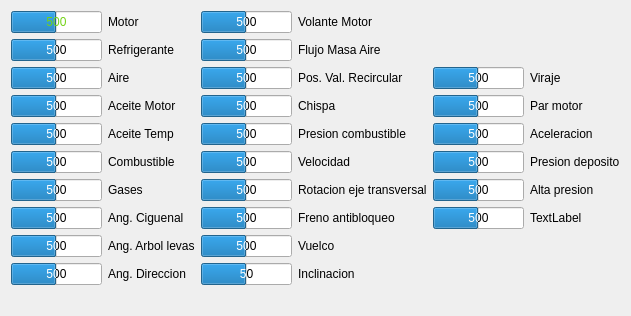
        <widget class="QWidget" name="tab_2">
         <attribute name="title">
          <string>car 4</string>
         </attribute>
         <layout class="QVBoxLayout" name="verticalLayout_24">
          <item>
           <layout class="QGridLayout" name="gridLayout_57">
            <item row="0" column="0">
             <layout class="QGridLayout" name="gridLayout_58">
              <item row="0" column="0">
               <layout class="QVBoxLayout" name="verticalLayout_21">
                <item>
                 <widget class="QProgressBar" name="temp_motor_8">
                  <property name="palette">
                   <palette>
                    <active>
                     <colorrole role="WindowText">
                      <brush brushstyle="SolidPattern">
                       <color alpha="255">
                        <red>115</red>
                        <green>210</green>
                        <blue>22</blue>
                       </color>
                      </brush>
                     </colorrole>
                     <colorrole role="Text">
                      <brush brushstyle="SolidPattern">
                       <color alpha="255">
                        <red>115</red>
                        <green>210</green>
                        <blue>22</blue>
                       </color>
                      </brush>
                     </colorrole>
                     <colorrole role="ButtonText">
                      <brush brushstyle="SolidPattern">
                       <color alpha="255">
                        <red>115</red>
                        <green>210</green>
                        <blue>22</blue>
                       </color>
                      </brush>
                     </colorrole>
                     <colorrole role="Link">
                      <brush brushstyle="SolidPattern">
                       <color alpha="255">
                        <red>239</red>
                        <green>41</green>
                        <blue>41</blue>
                       </color>
                      </brush>
                     </colorrole>
                    </active>
                    <inactive>
                     <colorrole role="WindowText">
                      <brush brushstyle="SolidPattern">
                       <color alpha="255">
                        <red>115</red>
                        <green>210</green>
                        <blue>22</blue>
                       </color>
                      </brush>
                     </colorrole>
                     <colorrole role="Text">
                      <brush brushstyle="SolidPattern">
                       <color alpha="255">
                        <red>115</red>
                        <green>210</green>
                        <blue>22</blue>
                       </color>
                      </brush>
                     </colorrole>
                     <colorrole role="ButtonText">
                      <brush brushstyle="SolidPattern">
                       <color alpha="255">
                        <red>115</red>
                        <green>210</green>
                        <blue>22</blue>
                       </color>
                      </brush>
                     </colorrole>
                     <colorrole role="Link">
                      <brush brushstyle="SolidPattern">
                       <color alpha="255">
                        <red>239</red>
                        <green>41</green>
                        <blue>41</blue>
                       </color>
                      </brush>
                     </colorrole>
                    </inactive>
                    <disabled>
                     <colorrole role="WindowText">
                      <brush brushstyle="SolidPattern">
                       <color alpha="255">
                        <red>115</red>
                        <green>210</green>
                        <blue>22</blue>
                       </color>
                      </brush>
                     </colorrole>
                     <colorrole role="Text">
                      <brush brushstyle="SolidPattern">
                       <color alpha="255">
                        <red>115</red>
                        <green>210</green>
                        <blue>22</blue>
                       </color>
                      </brush>
                     </colorrole>
                     <colorrole role="ButtonText">
                      <brush brushstyle="SolidPattern">
                       <color alpha="255">
                        <red>115</red>
                        <green>210</green>
                        <blue>22</blue>
                       </color>
                      </brush>
                     </colorrole>
                     <colorrole role="Link">
                      <brush brushstyle="SolidPattern">
                       <color alpha="255">
                        <red>239</red>
                        <green>41</green>
                        <blue>41</blue>
                       </color>
                      </brush>
                     </colorrole>
                    </disabled>
                   </palette>
                  </property>
                  <property name="styleSheet">
                   <string notr="true">color: rgb(239, 41, 41);

color: rgb(245, 121, 0);

color: rgb(115, 210, 22);
</string>
                  </property>
                  <property name="maximum">
                   <number>1000</number>
                  </property>
                  <property name="value">
                   <number>500</number>
                  </property>
                  <property name="format">
                   <string>%v</string>
                  </property>
                 </widget>
                </item>
                <item>
                 <widget class="QProgressBar" name="temp_refrigerante_8">
                  <property name="maximum">
                   <number>1000</number>
                  </property>
                  <property name="value">
                   <number>500</number>
                  </property>
                  <property name="format">
                   <string>%v</string>
                  </property>
                 </widget>
                </item>
                <item>
                 <widget class="QProgressBar" name="temp_aire_8">
                  <property name="maximum">
                   <number>1000</number>
                  </property>
                  <property name="value">
                   <number>500</number>
                  </property>
                  <property name="format">
                   <string>%v</string>
                  </property>
                 </widget>
                </item>
                <item>
                 <widget class="QProgressBar" name="temp_aceite_t_8">
                  <property name="maximum">
                   <number>1000</number>
                  </property>
                  <property name="value">
                   <number>500</number>
                  </property>
                  <property name="format">
                   <string>%v</string>
                  </property>
                 </widget>
                </item>
                <item>
                 <widget class="QProgressBar" name="temp_aceite_m_8">
                  <property name="maximum">
                   <number>1000</number>
                  </property>
                  <property name="value">
                   <number>500</number>
                  </property>
                  <property name="format">
                   <string>%v</string>
                  </property>
                 </widget>
                </item>
                <item>
                 <widget class="QProgressBar" name="temp_combust_8">
                  <property name="maximum">
                   <number>1000</number>
                  </property>
                  <property name="value">
                   <number>500</number>
                  </property>
                  <property name="format">
                   <string>%v</string>
                  </property>
                 </widget>
                </item>
                <item>
                 <widget class="QProgressBar" name="temp_gases_8">
                  <property name="maximum">
                   <number>1000</number>
                  </property>
                  <property name="value">
                   <number>500</number>
                  </property>
                  <property name="format">
                   <string>%v</string>
                  </property>
                 </widget>
                </item>
                <item>
                 <widget class="QProgressBar" name="ang_arbol_levas_8">
                  <property name="maximum">
                   <number>1000</number>
                  </property>
                  <property name="value">
                   <number>500</number>
                  </property>
                  <property name="format">
                   <string>%v</string>
                  </property>
                 </widget>
                </item>
                <item>
                 <widget class="QProgressBar" name="angulo_ciguenal_8">
                  <property name="maximum">
                   <number>1000</number>
                  </property>
                  <property name="value">
                   <number>500</number>
                  </property>
                  <property name="format">
                   <string>%v</string>
                  </property>
                 </widget>
                </item>
                <item>
                 <widget class="QProgressBar" name="ang_direc_8">
                  <property name="maximum">
                   <number>1000</number>
                  </property>
                  <property name="value">
                   <number>500</number>
                  </property>
                  <property name="format">
                   <string>%v</string>
                  </property>
                 </widget>
                </item>
               </layout>
              </item>
              <item row="0" column="1">
               <layout class="QVBoxLayout" name="verticalLayout_22">
                <item>
                 <layout class="QHBoxLayout" name="horizontalLayout_183">
                  <item>
                   <widget class="QLabel" name="label_189">
                    <property name="text">
                     <string>Motor</string>
                    </property>
                   </widget>
                  </item>
                 </layout>
                </item>
                <item>
                 <layout class="QHBoxLayout" name="horizontalLayout_184">
                  <item>
                   <widget class="QLabel" name="label_190">
                    <property name="text">
                     <string>Refrigerante</string>
                    </property>
                   </widget>
                  </item>
                 </layout>
                </item>
                <item>
                 <layout class="QHBoxLayout" name="horizontalLayout_185">
                  <item>
                   <widget class="QLabel" name="label_191">
                    <property name="text">
                     <string>Aire</string>
                    </property>
                   </widget>
                  </item>
                 </layout>
                </item>
                <item>
                 <layout class="QHBoxLayout" name="horizontalLayout_186">
                  <item>
                   <widget class="QLabel" name="label_192">
                    <property name="text">
                     <string>Aceite Motor</string>
                    </property>
                   </widget>
                  </item>
                 </layout>
                </item>
                <item>
                 <layout class="QHBoxLayout" name="horizontalLayout_187">
                  <item>
                   <widget class="QLabel" name="label_193">
                    <property name="text">
                     <string>Aceite Temp</string>
                    </property>
                   </widget>
                  </item>
                 </layout>
                </item>
                <item>
                 <layout class="QHBoxLayout" name="horizontalLayout_188">
                  <item>
                   <widget class="QLabel" name="label_194">
                    <property name="text">
                     <string>Combustible</string>
                    </property>
                   </widget>
                  </item>
                 </layout>
                </item>
                <item>
                 <layout class="QHBoxLayout" name="horizontalLayout_189">
                  <item>
                   <widget class="QLabel" name="label_195">
                    <property name="text">
                     <string>Gases</string>
                    </property>
                   </widget>
                  </item>
                 </layout>
                </item>
                <item>
                 <layout class="QHBoxLayout" name="horizontalLayout_190">
                  <item>
                   <widget class="QLabel" name="label_196">
                    <property name="text">
                     <string>Ang. Ciguenal</string>
                    </property>
                   </widget>
                  </item>
                 </layout>
                </item>
                <item>
                 <layout class="QHBoxLayout" name="horizontalLayout_191">
                  <item>
                   <widget class="QLabel" name="label_197">
                    <property name="text">
                     <string>Ang. Arbol levas</string>
                    </property>
                   </widget>
                  </item>
                 </layout>
                </item>
                <item>
                 <layout class="QHBoxLayout" name="horizontalLayout_192">
                  <item>
                   <widget class="QLabel" name="label_198">
                    <property name="text">
                     <string>Ang. Direccion</string>
                    </property>
                   </widget>
                  </item>
                 </layout>
                </item>
               </layout>
              </item>
             </layout>
            </item>
            <item row="0" column="1">
             <layout class="QGridLayout" name="gridLayout_59">
              <item row="0" column="0">
               <layout class="QGridLayout" name="gridLayout_60">
                <item row="2" column="0">
                 <widget class="QProgressBar" name="pos_val_recircul_8">
                  <property name="maximum">
                   <number>1000</number>
                  </property>
                  <property name="value">
                   <number>500</number>
                  </property>
                  <property name="format">
                   <string>%v</string>
                  </property>
                 </widget>
                </item>
                <item row="7" column="0">
                 <widget class="QProgressBar" name="freno_antiblo_8">
                  <property name="maximum">
                   <number>1000</number>
                  </property>
                  <property name="value">
                   <number>500</number>
                  </property>
                  <property name="format">
                   <string>%v</string>
                  </property>
                 </widget>
                </item>
                <item row="8" column="0">
                 <widget class="QProgressBar" name="vuelco_8">
                  <property name="maximum">
                   <number>1000</number>
                  </property>
                  <property name="value">
                   <number>500</number>
                  </property>
                  <property name="format">
                   <string>%v</string>
                  </property>
                 </widget>
                </item>
                <item row="4" column="0">
                 <widget class="QProgressBar" name="pres_combust_8">
                  <property name="maximum">
                   <number>1000</number>
                  </property>
                  <property name="value">
                   <number>500</number>
                  </property>
                  <property name="format">
                   <string>%v</string>
                  </property>
                 </widget>
                </item>
                <item row="9" column="0">
                 <widget class="QProgressBar" name="inclinacion_8">
                  <property name="maximum">
                   <number>1000</number>
                  </property>
                  <property name="value">
                   <number>500</number>
                  </property>
                  <property name="format">
                   <string>%p</string>
                  </property>
                 </widget>
                </item>
                <item row="5" column="0">
                 <widget class="QProgressBar" name="velocidad_8">
                  <property name="maximum">
                   <number>1000</number>
                  </property>
                  <property name="value">
                   <number>500</number>
                  </property>
                  <property name="format">
                   <string>%v</string>
                  </property>
                 </widget>
                </item>
                <item row="6" column="0">
                 <widget class="QProgressBar" name="rot_eje_trans_8">
                  <property name="maximum">
                   <number>1000</number>
                  </property>
                  <property name="value">
                   <number>500</number>
                  </property>
                  <property name="format">
                   <string>%v</string>
                  </property>
                 </widget>
                </item>
                <item row="0" column="0">
                 <widget class="QProgressBar" name="volante_motor_8">
                  <property name="maximum">
                   <number>1000</number>
                  </property>
                  <property name="value">
                   <number>500</number>
                  </property>
                  <property name="format">
                   <string>%v</string>
                  </property>
                 </widget>
                </item>
                <item row="1" column="0">
                 <widget class="QProgressBar" name="flujo_masa_aire_8">
                  <property name="maximum">
                   <number>1000</number>
                  </property>
                  <property name="value">
                   <number>500</number>
                  </property>
                  <property name="format">
                   <string>%v</string>
                  </property>
                 </widget>
                </item>
                <item row="3" column="0">
                 <widget class="QProgressBar" name="chispa_8">
                  <property name="maximum">
                   <number>1000</number>
                  </property>
                  <property name="value">
                   <number>500</number>
                  </property>
                  <property name="format">
                   <string>%v</string>
                  </property>
                 </widget>
                </item>
               </layout>
              </item>
              <item row="0" column="1">
               <layout class="QGridLayout" name="gridLayout_61">
                <item row="0" column="0">
                 <layout class="QHBoxLayout" name="horizontalLayout_193">
                  <item>
                   <widget class="QLabel" name="label_199">
                    <property name="text">
                     <string>Volante Motor</string>
                    </property>
                   </widget>
                  </item>
                 </layout>
                </item>
                <item row="1" column="0">
                 <layout class="QHBoxLayout" name="horizontalLayout_194">
                  <item>
                   <widget class="QLabel" name="label_200">
                    <property name="text">
                     <string>Flujo Masa Aire</string>
                    </property>
                   </widget>
                  </item>
                 </layout>
                </item>
                <item row="2" column="0">
                 <layout class="QHBoxLayout" name="horizontalLayout_195">
                  <item>
                   <widget class="QLabel" name="label_201">
                    <property name="text">
                     <string>Pos. Val. Recircular</string>
                    </property>
                   </widget>
                  </item>
                 </layout>
                </item>
                <item row="3" column="0">
                 <layout class="QHBoxLayout" name="horizontalLayout_196">
                  <item>
                   <widget class="QLabel" name="label_202">
                    <property name="text">
                     <string>Chispa</string>
                    </property>
                   </widget>
                  </item>
                 </layout>
                </item>
                <item row="4" column="0">
                 <layout class="QHBoxLayout" name="horizontalLayout_197">
                  <item>
                   <widget class="QLabel" name="label_203">
                    <property name="text">
                     <string>Presion combustible</string>
                    </property>
                   </widget>
                  </item>
                 </layout>
                </item>
                <item row="5" column="0">
                 <layout class="QHBoxLayout" name="horizontalLayout_198">
                  <item>
                   <widget class="QLabel" name="label_204">
                    <property name="text">
                     <string>Velocidad</string>
                    </property>
                   </widget>
                  </item>
                 </layout>
                </item>
                <item row="6" column="0">
                 <layout class="QHBoxLayout" name="horizontalLayout_199">
                  <item>
                   <widget class="QLabel" name="label_205">
                    <property name="text">
                     <string>Rotacion eje transversal</string>
                    </property>
                   </widget>
                  </item>
                 </layout>
                </item>
                <item row="7" column="0">
                 <layout class="QHBoxLayout" name="horizontalLayout_200">
                  <item>
                   <widget class="QLabel" name="label_206">
                    <property name="text">
                     <string>Freno antibloqueo</string>
                    </property>
                   </widget>
                  </item>
                 </layout>
                </item>
                <item row="8" column="0">
                 <layout class="QHBoxLayout" name="horizontalLayout_201">
                  <item>
                   <widget class="QLabel" name="label_207">
                    <property name="text">
                     <string>Vuelco</string>
                    </property>
                   </widget>
                  </item>
                 </layout>
                </item>
                <item row="9" column="0">
                 <layout class="QHBoxLayout" name="horizontalLayout_202">
                  <item>
                   <widget class="QLabel" name="label_208">
                    <property name="text">
                     <string>Inclinacion</string>
                    </property>
                   </widget>
                  </item>
                 </layout>
                </item>
               </layout>
              </item>
             </layout>
            </item>
            <item row="0" column="2">
             <layout class="QGridLayout" name="gridLayout_62">
              <item row="0" column="0">
               <layout class="QGridLayout" name="gridLayout_63">
                <item row="0" column="0">
                 <widget class="QProgressBar" name="viraje_8">
                  <property name="maximum">
                   <number>1000</number>
                  </property>
                  <property name="value">
                   <number>500</number>
                  </property>
                  <property name="format">
                   <string>%v</string>
                  </property>
                 </widget>
                </item>
                <item row="1" column="0">
                 <widget class="QProgressBar" name="par_motor_8">
                  <property name="maximum">
                   <number>1000</number>
                  </property>
                  <property name="value">
                   <number>500</number>
                  </property>
                  <property name="format">
                   <string>%v</string>
                  </property>
                 </widget>
                </item>
                <item row="2" column="0">
                 <widget class="QProgressBar" name="aceleracion_8">
                  <property name="maximum">
                   <number>1000</number>
                  </property>
                  <property name="value">
                   <number>500</number>
                  </property>
                  <property name="format">
                   <string>%v</string>
                  </property>
                 </widget>
                </item>
                <item row="3" column="0">
                 <widget class="QProgressBar" name="pres_deposito_8">
                  <property name="maximum">
                   <number>1000</number>
                  </property>
                  <property name="value">
                   <number>500</number>
                  </property>
                  <property name="format">
                   <string>%v</string>
                  </property>
                 </widget>
                </item>
                <item row="4" column="0">
                 <widget class="QProgressBar" name="alta_presion_8">
                  <property name="maximum">
                   <number>1000</number>
                  </property>
                  <property name="value">
                   <number>500</number>
                  </property>
                  <property name="format">
                   <string>%v</string>
                  </property>
                 </widget>
                </item>
                <item row="5" column="0">
                 <widget class="QProgressBar" name="progressBar_43">
                  <property name="maximum">
                   <number>1000</number>
                  </property>
                  <property name="value">
                   <number>500</number>
                  </property>
                  <property name="format">
                   <string>%v</string>
                  </property>
                 </widget>
                </item>
               </layout>
              </item>
              <item row="0" column="1">
               <layout class="QGridLayout" name="gridLayout_64">
                <item row="0" column="0">
                 <layout class="QHBoxLayout" name="horizontalLayout_203">
                  <item>
                   <widget class="QLabel" name="label_209">
                    <property name="text">
                     <string>Viraje</string>
                    </property>
                   </widget>
                  </item>
                 </layout>
                </item>
                <item row="1" column="0">
                 <layout class="QHBoxLayout" name="horizontalLayout_204">
                  <item>
                   <widget class="QLabel" name="label_210">
                    <property name="text">
                     <string>Par motor</string>
                    </property>
                   </widget>
                  </item>
                 </layout>
                </item>
                <item row="2" column="0">
                 <layout class="QHBoxLayout" name="horizontalLayout_205">
                  <item>
                   <widget class="QLabel" name="label_211">
                    <property name="text">
                     <string>Aceleracion</string>
                    </property>
                   </widget>
                  </item>
                 </layout>
                </item>
                <item row="3" column="0">
                 <layout class="QHBoxLayout" name="horizontalLayout_206">
                  <item>
                   <widget class="QLabel" name="label_212">
                    <property name="text">
                     <string>Presion deposito</string>
                    </property>
                   </widget>
                  </item>
                 </layout>
                </item>
                <item row="4" column="0">
                 <layout class="QHBoxLayout" name="horizontalLayout_207">
                  <item>
                   <widget class="QLabel" name="label_213">
                    <property name="text">
                     <string>Alta presion</string>
                    </property>
                   </widget>
                  </item>
                 </layout>
                </item>
                <item row="5" column="0">
                 <layout class="QHBoxLayout" name="horizontalLayout_208">
                  <item>
                   <widget class="QLabel" name="label_214">
                    <property name="text">
                     <string>TextLabel</string>
                    </property>
                   </widget>
                  </item>
                 </layout>
                </item>
               </layout>
              </item>
             </layout>
            </item>
           </layout>
          </item>
          <item>
           <widget class="QLabel" name="label_216">
            <property name="text">
             <string/>
            </property>
            <property name="scaledContents">
             <bool>true</bool>
            </property>
           </widget>
          </item>
         </layout>
        </widget>
